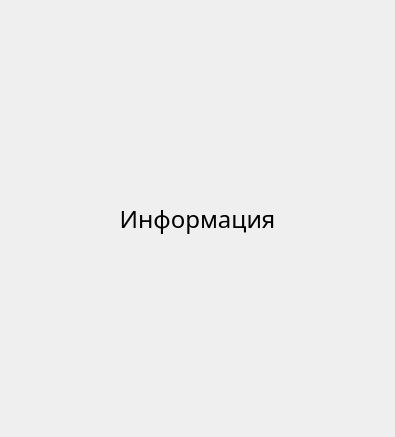
<?xml version="1.0" encoding="UTF-8"?>
<ui version="4.0">
 <class>InfoReserv</class>
 <widget class="QWidget" name="InfoReserv">
  <property name="geometry">
   <rect>
    <x>0</x>
    <y>0</y>
    <width>395</width>
    <height>437</height>
   </rect>
  </property>
  <property name="windowTitle">
   <string>Form</string>
  </property>
  <layout class="QGridLayout" name="gridLayout">
   <item row="0" column="0">
    <layout class="QVBoxLayout" name="verticalLayout">
     <item>
      <layout class="QHBoxLayout" name="horizontalLayout">
       <item>
        <widget class="QLabel" name="label">
         <property name="maximumSize">
          <size>
           <width>200</width>
           <height>200</height>
          </size>
         </property>
         <property name="text">
          <string/>
         </property>
         <property name="scaledContents">
          <bool>true</bool>
         </property>
         <property name="alignment">
          <set>Qt::AlignCenter</set>
         </property>
        </widget>
       </item>
      </layout>
     </item>
     <item>
      <widget class="QLabel" name="label_2">
       <property name="font">
        <font>
         <family>Montserrat</family>
         <pointsize>18</pointsize>
        </font>
       </property>
       <property name="text">
        <string>Информация</string>
       </property>
       <property name="alignment">
        <set>Qt::AlignCenter</set>
       </property>
      </widget>
     </item>
     <item>
      <widget class="QLabel" name="label_3">
       <property name="font">
        <font>
         <pointsize>18</pointsize>
        </font>
       </property>
       <property name="text">
        <string/>
       </property>
       <property name="wordWrap">
        <bool>true</bool>
       </property>
      </widget>
     </item>
    </layout>
   </item>
  </layout>
 </widget>
 <resources/>
 <connections/>
</ui>
